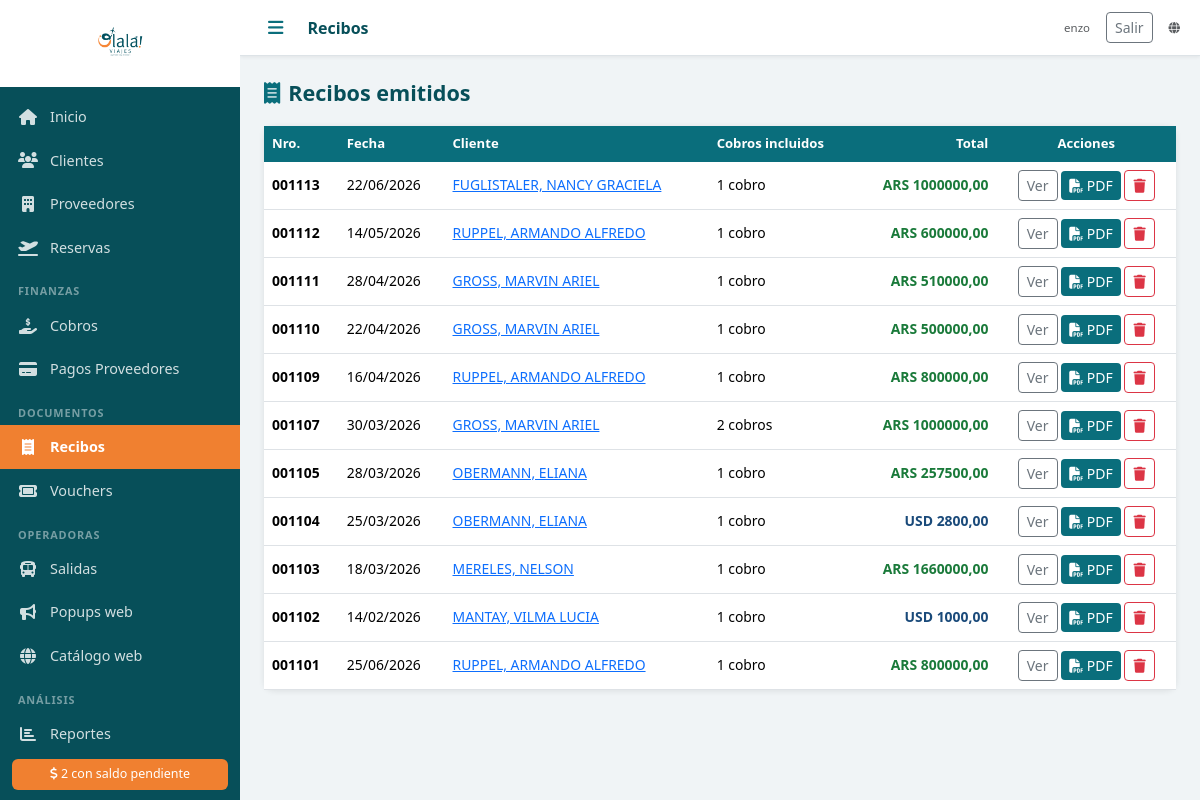
Screenshot of /recibos/ (signed in) with the database file from the repository.
### agencia/models.py (models this page shows, shortened)
class Recibo(models.Model):
    numero = models.CharField('Nro. Recibo', max_length=20, unique=True, blank=True)
    cliente = models.ForeignKey(Cliente, on_delete=models.PROTECT, verbose_name='Cliente')
    cobros = models.ManyToManyField(Cobro, verbose_name='Cobros incluidos')
    fecha = models.DateField('Fecha', default=timezone.now)
    notas = models.TextField('Notas', blank=True)
    created_at = models.DateTimeField(auto_now_add=True)
    class Meta:
        verbose_name = 'Recibo'
        verbose_name_plural = 'Recibos'
        ordering = ['-created_at']
    @property
    def total_por_moneda(self):
        totales = {}
        for cobro in self.cobros.all():
            key = cobro.moneda
            totales[key] = totales.get(key, Decimal('0')) + cobro.monto
        return totales

class Cliente(models.Model):
    TIPOS_DOC = [
        ('DNI', 'DNI'),
        ('PASAPORTE', 'Pasaporte'),
        ('LC', 'L.C.'),
        ('LE', 'L.E.'),
        ('CUIT', 'CUIT'),
    ]
    nombre = models.CharField('Nombre', max_length=100)
    apellido = models.CharField('Apellido', max_length=100)
    tipo_doc = models.CharField('Tipo de documento', max_length=20, choices=TIPOS_DOC, default='DNI')
    nro_doc = models.CharField('Nro. de documento', max_length=50, blank=True)
    email = models.EmailField('Email', blank=True)
    telefono = models.CharField('Teléfono', max_length=50, blank=True)
    direccion = models.CharField('Dirección', max_length=300, blank=True)
    fecha_nacimiento = models.DateField('Fecha de nacimiento', null=True, blank=True)
    notas = models.TextField('Notas', blank=True)
    foto_dni = models.FileField('Foto DNI', upload_to='dni/', blank=True, null=True)
    activo = models.BooleanField('Activo', default=True)
    created_at = models.DateTimeField(auto_now_add=True)
    updated_at = models.DateTimeField(auto_now=True)
    class Meta:
        verbose_name = 'Cliente'
        verbose_name_plural = 'Clientes'
        ordering = ['apellido', 'nombre']
    def __str__(self):
        return f"{self.apellido}, {self.nombre}"

class Cobro(models.Model):
    reserva = models.ForeignKey(Reserva, on_delete=models.PROTECT, related_name='cobros', verbose_name='Reserva')
    fecha = models.DateField('Fecha')
    monto = models.DecimalField('Monto', max_digits=12, decimal_places=2)
    moneda = models.CharField('Moneda', max_length=3, choices=MONEDAS, default='ARS')
    forma_pago = models.CharField('Forma de pago', max_length=20, choices=FORMAS_PAGO)
    referencia = models.CharField('Referencia / Nro. comprobante', max_length=200, blank=True)
    notas = models.TextField('Notas', blank=True)
    created_at = models.DateTimeField(auto_now_add=True)
    class Meta:
        verbose_name = 'Cobro'
        verbose_name_plural = 'Cobros'
        ordering = ['-fecha']

### agencia/views.py (the view)
# urls.py: path('recibos/', login_required(views.recibos_lista), name='recibos_lista'),
def recibos_lista(request):
    recibos = Recibo.objects.select_related('cliente').all()
    return render(request, 'documentos/recibos_lista.html', {'recibos': recibos})

### agencia/context_processors.py (called while the page is built)
def agencia_sitio(request):
    return {'public_web_url': django_settings.PUBLIC_WEB_BASE_URL}

def estado_publicacion_web(request):
    return {'estado_publicacion': None, 'publicacion_log': ''}

def estado_fotos_salidas(request):
    if not request.user.is_authenticated:
        return {'estado_fotos': None}
    from .fotos_utils import resumen_fotos_salidas
    return {'estado_fotos': resumen_fotos_salidas()}

### templates/documentos/recibos_lista.html (shortened to what this page needs)
{% extends 'base.html' %}
{% block topbar_title %}Recibos{% endblock %}
{% block content %}
<div class="page-header">
  <h2><i class="fas fa-receipt me-2 text-teal"></i>Recibos emitidos</h2>
</div>
<div class="card">
  <div class="table-responsive">
    <table class="table table-hover mb-0">
      <thead><tr><th>Nro.</th><th>Fecha</th><th>Cliente</th><th>Cobros incluidos</th><th class="text-end">Total</th><th class="text-center">Acciones</th></tr></thead>
      <tbody>
        {% for r in recibos %}
        <tr>
          <td><strong>{{ r.numero }}</strong></td>
          <td>{{ r.fecha|date:"d/m/Y" }}</td>
          <td><a href="{% url 'cliente_detalle' r.cliente.pk %}">{{ r.cliente }}</a></td>
          <td class="small">{{ r.cobros.count }} cobro{{ r.cobros.count|pluralize }}</td>
          <td class="text-end">
            {% for moneda, total in r.total_por_moneda.items %}
            <div class="moneda-{{ moneda }}">{{ moneda }} {{ total|floatformat:2 }}</div>
            {% endfor %}
          </td>
          <td class="text-center">
            <a href="{% url 'recibo_detalle' r.pk %}" class="btn btn-sm btn-outline-secondary">Ver</a>
            <a href="{% url 'recibo_pdf' r.pk %}" class="btn btn-sm btn-teal" target="_blank"><i class="fas fa-file-pdf"></i> PDF</a>
            <a href="{% url 'recibo_eliminar' r.pk %}" class="btn btn-sm btn-outline-danger"><i class="fas fa-trash"></i></a>
          </td>
        </tr>
        {% empty %}
        <tr><td colspan="6" class="text-center text-muted py-4">No hay recibos emitidos.</td></tr>
        {% endfor %}
      </tbody>
    </table>
  </div>
</div>
{% endblock %}

### templates/base.html (shortened to what this page needs)
<!DOCTYPE html>
<html lang="es">
<head>
  {% load static %}
  <link rel="stylesheet" href="https://cdn.jsdelivr.net/npm/bootstrap@5.3.2/dist/css/bootstrap.min.css">
  <link rel="stylesheet" href="https://cdnjs.cloudflare.com/ajax/libs/font-awesome/6.5.0/css/all.min.css">
  <link rel="stylesheet" href="{% static 'css/olala.css' %}">
</head>
<body>
<div class="sidebar" id="sidebar">
  <div class="sidebar-logo">
    <img src="{% static 'img/logo.png' %}" alt="Olalá Viajes" class="logo-img">
  </div>
  <nav class="sidebar-nav">
    <a href="{% url 'dashboard' %}" class="nav-item {% if request.resolver_match.url_name == 'dashboard' %}active{% endif %}">
      <i class="fas fa-home"></i><span>Inicio</span>
    </a>
    <a href="{% url 'clientes_lista' %}" class="nav-item {% if 'cliente' in request.resolver_match.url_name %}active{% endif %}">
      <i class="fas fa-users"></i><span>Clientes</span>
    </a>
    <a href="{% url 'proveedores_lista' %}" class="nav-item {% if 'proveedor' in request.resolver_match.url_name %}active{% endif %}">
      <i class="fas fa-building"></i><span>Proveedores</span>
    </a>
    <a href="{% url 'reservas_lista' %}" class="nav-item {% if 'reserva' in request.resolver_match.url_name %}active{% endif %}">
      <i class="fas fa-plane-departure"></i><span>Reservas</span>
    </a>
    <div class="nav-section">Finanzas</div>
    <a href="{% url 'cobros_lista' %}" class="nav-item {% if 'cobro' in request.resolver_match.url_name %}active{% endif %}">
      <i class="fas fa-hand-holding-dollar"></i><span>Cobros</span>
    </a>
    <a href="{% url 'pagos_proveedor_lista' %}" class="nav-item {% if 'pago_proveedor' in request.resolver_match.url_name %}active{% endif %}">
      <i class="fas fa-credit-card"></i><span>Pagos Proveedores</span>
    </a>
    <div class="nav-section">Documentos</div>
    <a href="{% url 'recibos_lista' %}" class="nav-item {% if 'recibo' in request.resolver_match.url_name %}active{% endif %}">
      <i class="fas fa-receipt"></i><span>Recibos</span>
    </a>
    <a href="{% url 'vouchers_lista' %}" class="nav-item {% if 'voucher' in request.resolver_match.url_name %}active{% endif %}">
      <i class="fas fa-ticket"></i><span>Vouchers</span>
    </a>
    <div class="nav-section">Operadoras</div>
    <a href="{% url 'salidas_lista' %}" class="nav-item {% if 'salida' in request.resolver_match.url_name %}active{% endif %}">
      <i class="fas fa-bus"></i><span>Salidas</span>
    </a>
    <a href="{% url 'popups_lista' %}" class="nav-item {% if 'popup' in request.resolver_match.url_name %}active{% endif %}">
      <i class="fas fa-bullhorn"></i><span>Popups web</span>
    </a>
    <a href="{{ public_web_url }}/" class="nav-item" target="_blank" rel="noopener">
      <i class="fas fa-globe"></i><span>Catálogo web</span>
    </a>
    <div class="nav-section">Análisis</div>
    <a href="{% url 'reportes' %}" class="nav-item {% if 'reporte' in request.resolver_match.url_name %}active{% endif %}">
      <i class="fas fa-chart-bar"></i><span>Reportes</span>
    </a>
  </nav>
  {% if alertas_salidas > 0 or alertas_saldos > 0 %}
  <div class="sidebar-alerts">
    {% if alertas_saldos > 0 %}
    <a href="{% url 'reporte_saldos' %}" class="alert-badge">
      <i class="fas fa-dollar-sign"></i> {{ alertas_saldos }} con saldo pendiente
    </a>
    {% endif %}
  </div>
  {% endif %}
</div>
<div class="main-content">
  <div class="topbar">
    <button class="btn-menu" onclick="toggleSidebar()"><i class="fas fa-bars"></i></button>
    <div class="topbar-title">{% block topbar_title %}{% endblock %}</div>
    <div class="topbar-right d-flex align-items-center gap-3">
      {% if user.is_authenticated %}
      <span class="text-muted small">{{ user.get_username }}</span>
      <form method="post" action="{% url 'logout' %}" class="d-inline mb-0">
        <button type="submit" class="btn btn-sm btn-outline-secondary">Salir</button>
      </form>
      {% endif %}
      <a href="{{ public_web_url }}/" class="text-muted small" target="_blank" rel="noopener" title="Catálogo público (olala-viajes.web.app)"><i class="fas fa-globe"></i></a>
    </div>
  </div>
  <div class="content-area">
    {% block content %}{% endblock %}
  </div>
</div>
</body>
</html>

### static/css/olala.css (style rules this page uses)
:root { --teal: #0a6e7c; --teal-dark: #074f59; --teal-light: #e0f2f5; --orange: #f08030; --orange-light: #fff3e8; --sidebar-width: 240px; --topbar-height: 56px; }
* { box-sizing: border-box; }
body { margin: 0; font-family: 'Segoe UI', sans-serif; background: #f0f4f6; }
.sidebar { position: fixed; top: 0; left: 0; width: var(--sidebar-width); height: 100vh; background: var(--teal-dark); display: flex; flex-direction: column; z-index: 1000; transition: width 0.25s; overflow-x: hidden; }
.sidebar-logo { padding: 16px 12px; background: white; text-align: center; min-height: 80px; display: flex; align-items: center; justify-content: center; }
.logo-img { max-width: 160px; max-height: 55px; object-fit: contain; }
.sidebar-nav { flex: 1; overflow-y: auto; padding: 8px 0; }
.nav-item { display: flex; align-items: center; gap: 12px; padding: 11px 18px; color: rgba(255,255,255,0.82); text-decoration: none; font-size: 0.9rem; transition: background 0.15s, color 0.15s; white-space: nowrap; }
.nav-item.active { background: var(--orange); color: white; font-weight: 600; }
.nav-item i { width: 20px; text-align: center; font-size: 1rem; flex-shrink: 0; }
.nav-section { padding: 14px 18px 4px; font-size: 0.68rem; text-transform: uppercase; letter-spacing: 0.08em; color: rgba(255,255,255,0.45); font-weight: 600; }
.sidebar-alerts { padding: 10px 12px; }
.alert-badge { display: block; background: var(--orange); color: white; padding: 6px 10px; border-radius: 6px; font-size: 0.78rem; text-decoration: none; text-align: center; }
.main-content { margin-left: var(--sidebar-width); min-height: 100vh; transition: margin-left 0.25s; display: flex; flex-direction: column; }
.topbar { height: var(--topbar-height); background: white; border-bottom: 1px solid #dde3e7; display: flex; align-items: center; padding: 0 20px; gap: 16px; position: sticky; top: 0; z-index: 100; box-shadow: 0 1px 4px rgba(0,0,0,0.07); }
.btn-menu { background: none; border: none; font-size: 1.1rem; color: var(--teal); cursor: pointer; padding: 4px 8px; }
.topbar-title { font-size: 1rem; font-weight: 600; color: var(--teal-dark); flex: 1; }
.topbar-right { font-size: 0.82rem; color: #999; }
.content-area { padding: 24px; flex: 1; }
.card { border: none; border-radius: 10px; box-shadow: 0 1px 6px rgba(0,0,0,0.09); }
.text-teal { color: var(--teal) !important; }
.table th { background: var(--teal); color: white; font-weight: 600; font-size: 0.82rem; border: none; }
.table td { font-size: 0.87rem; vertical-align: middle; }
.btn-teal { background: var(--teal); color: white; border: none; }
.moneda-ARS { color: #1a7a3a; font-weight: 600; }
.moneda-USD { color: #1a4a7a; font-weight: 600; }
.page-header { display: flex; align-items: center; justify-content: space-between; margin-bottom: 20px; }
.page-header h2 { margin: 0; color: var(--teal-dark); font-size: 1.35rem; font-weight: 700; }

### rows the page displays
Recibo: numero "001113", fecha "22/06/2026", cliente "FUGLISTALER, NANCY GRACIELA", cobros.count "1", total_por_moneda "1000000,00"
Cobro: total_por_moneda "ARS"
Recibo: numero "001112", fecha "14/05/2026", cliente "RUPPEL, ARMANDO ALFREDO", cobros.count "1", total_por_moneda "600000,00"
Cobro: total_por_moneda "ARS"
Recibo: numero "001111", fecha "28/04/2026", cliente "GROSS, MARVIN ARIEL", cobros.count "1", total_por_moneda "510000,00"
Cobro: total_por_moneda "ARS"
Recibo: numero "001110", fecha "22/04/2026", cliente "GROSS, MARVIN ARIEL", cobros.count "1", total_por_moneda "500000,00"
Cobro: total_por_moneda "ARS"
Recibo: numero "001109", fecha "16/04/2026", cliente "RUPPEL, ARMANDO ALFREDO", cobros.count "1", total_por_moneda "800000,00"
Cobro: total_por_moneda "ARS"
Recibo: numero "001107", fecha "30/03/2026", cliente "GROSS, MARVIN ARIEL", cobros.count "2", total_por_moneda "1000000,00"
Cobro: total_por_moneda "ARS"
Recibo: numero "001105", fecha "28/03/2026", cliente "OBERMANN, ELIANA", cobros.count "1", total_por_moneda "257500,00"
Cobro: total_por_moneda "ARS"
Recibo: numero "001104", fecha "25/03/2026", cliente "OBERMANN, ELIANA", cobros.count "1", total_por_moneda "2800,00"
Cobro: total_por_moneda "USD"
Recibo: numero "001103", fecha "18/03/2026", cliente "MERELES, NELSON", cobros.count "1", total_por_moneda "1660000,00"
Cobro: total_por_moneda "ARS"
Recibo: numero "001102", fecha "14/02/2026", cliente "MANTAY, VILMA LUCIA", cobros.count "1", total_por_moneda "1000,00"
Cobro: total_por_moneda "USD"
Recibo: numero "001101", fecha "25/06/2026", cliente "RUPPEL, ARMANDO ALFREDO", cobros.count "1", total_por_moneda "800000,00"
Cobro: total_por_moneda "ARS"

### other values shown
{{ alertas_saldos }} "2"
{{ user.get_username }} "enzo"
